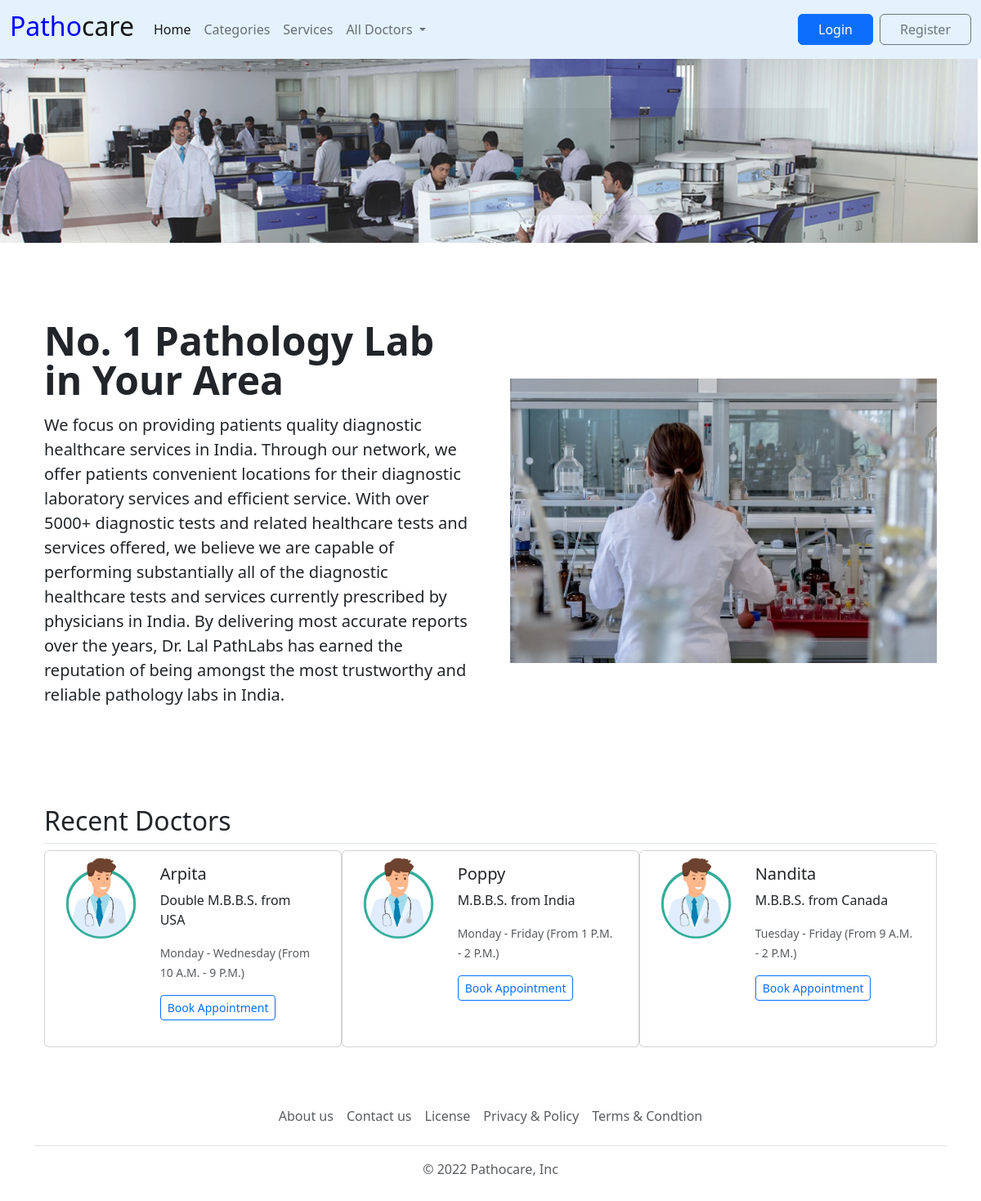
The page / on the database its author committed.
### tables this page shows
CREATE TABLE `doctors` (
  `id` int(5) NOT NULL,
  `name` varchar(250) NOT NULL,
  `registration_number` varchar(250) NOT NULL,
  `phone_number` varchar(250) NOT NULL,
  `time` varchar(250) NOT NULL,
  `degree` varchar(250) NOT NULL,
  `category` varchar(250) NOT NULL
);

### connect.php (called while the page is built, shortened)
<?php
        $site_url="http://localhost/pathocare";
?>

### index.php (the view, shortened to what this page needs)
<!DOCTYPE html>
<html lang="en">
  <head>
    <link rel="stylesheet" href="css/bootstrap.min.css" />
    <link
      rel="stylesheet"
      href="https://cdnjs.cloudflare.com/ajax/libs/font-awesome/6.1.1/css/all.min.css"
    />
    <?php require_once('header.php'); ?>
  </head>
  <body>
    <main>
      <img src="img/ab_banner.jpg" width="99.7%" >
      <div class="container col-xxl-8 px-4 py-5">
        <div class="row flex-lg-row-reverse align-items-center g-5 py-5">
          <div class="col-10 col-sm-8 col-lg-6">
            <img src="img/img1.jpg" class="d-block mx-lg-auto img-fluid" alt="Bootstrap Themes" width="700" height="500" loading="lazy">
          </div>
          <div class="col-lg-6">
            <h1 class="display-5 fw-bold lh-1 mb-3">No. 1 Pathology Lab in Your Area</h1>
            <p class="lead">We focus on providing patients quality diagnostic healthcare services in India. Through our network, we offer patients convenient locations for their diagnostic laboratory services and efficient service. With over 5000+ diagnostic tests and related healthcare tests and services offered, we believe we are capable of performing substantially all of the diagnostic healthcare tests and services currently prescribed by physicians in India. By delivering most accurate reports over the years, Dr. Lal PathLabs has earned the reputation of being amongst the most trustworthy and reliable pathology labs in India.
</p>
          </div>
        </div>
      </div>
      <div class="container px-4 py-2" id="hanging-icons">
        <h2 class="pb-2 border-bottom">Recent Doctors</h2>
        <div class="container">
  <div class="row row-cols-3">
  <?php
            $sql="SELECT * FROM doctors";
            $result_doctors=$connect->query($sql);
            if ($result_doctors->num_rows>0) {
              while($ru=$result_doctors->fetch_assoc()):
  ?>
            <div class="card mb-3" style="max-width: 540px;">
            <div class="row g-0">
                <div class="col-md-4">
                <img src="img/doc1.jpg" class="img-fluid rounded-start" alt="...">
                </div>
                <div class="col-md-8">
                    <div class="card-body">
                        <h5 class="card-title"><?php echo $ru['name']; ?></h5>
                        <p class="card-text"><?php echo $ru['degree']; ?></p>
                        <p class="card-text"><small class="text-muted"><?php echo $ru['time']; ?></small></p>
                        <p><a href="<?php echo $site_url; ?>/pages/book.php?id=<?php echo $ru['id']; ?>" type="button" class="btn btn-outline-primary btn-sm">Book Appointment</a></p>
                    </div>
                </div>
            </div>
            </div>
                <?php endwhile; ?>
                <?php
                }else{
                 echo "No Data Found!";
                 } ?>
</div>
</div>
      </div>
    </main>
    <?php require_once('footer.php'); ?>
  </body>
</html>

### rows shown on the page
doctors: name "Arpita", degree "Double M.B.B.S. from USA", time "Monday - Wednesday (From 10 A.M. - 9 P.M.)"
doctors: name "Poppy", degree "M.B.B.S. from India", time "Monday - Friday (From 1 P.M. - 2 P.M.)"
doctors: name "Nandita", degree "M.B.B.S. from Canada", time "Tuesday - Friday (From 9 A.M. - 2 P.M.)"
